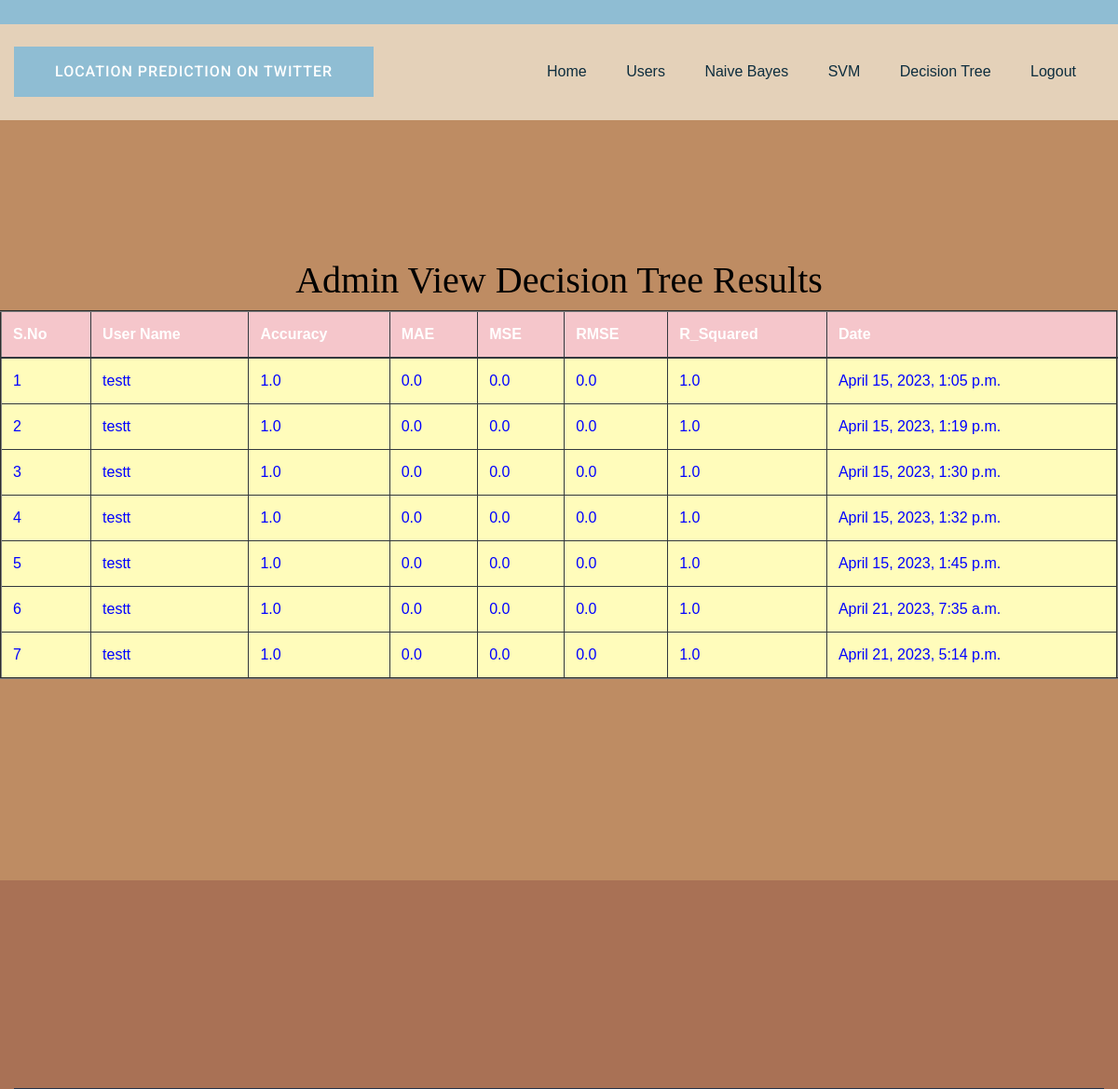
The app's page /AdminDecisionTree/, older data.
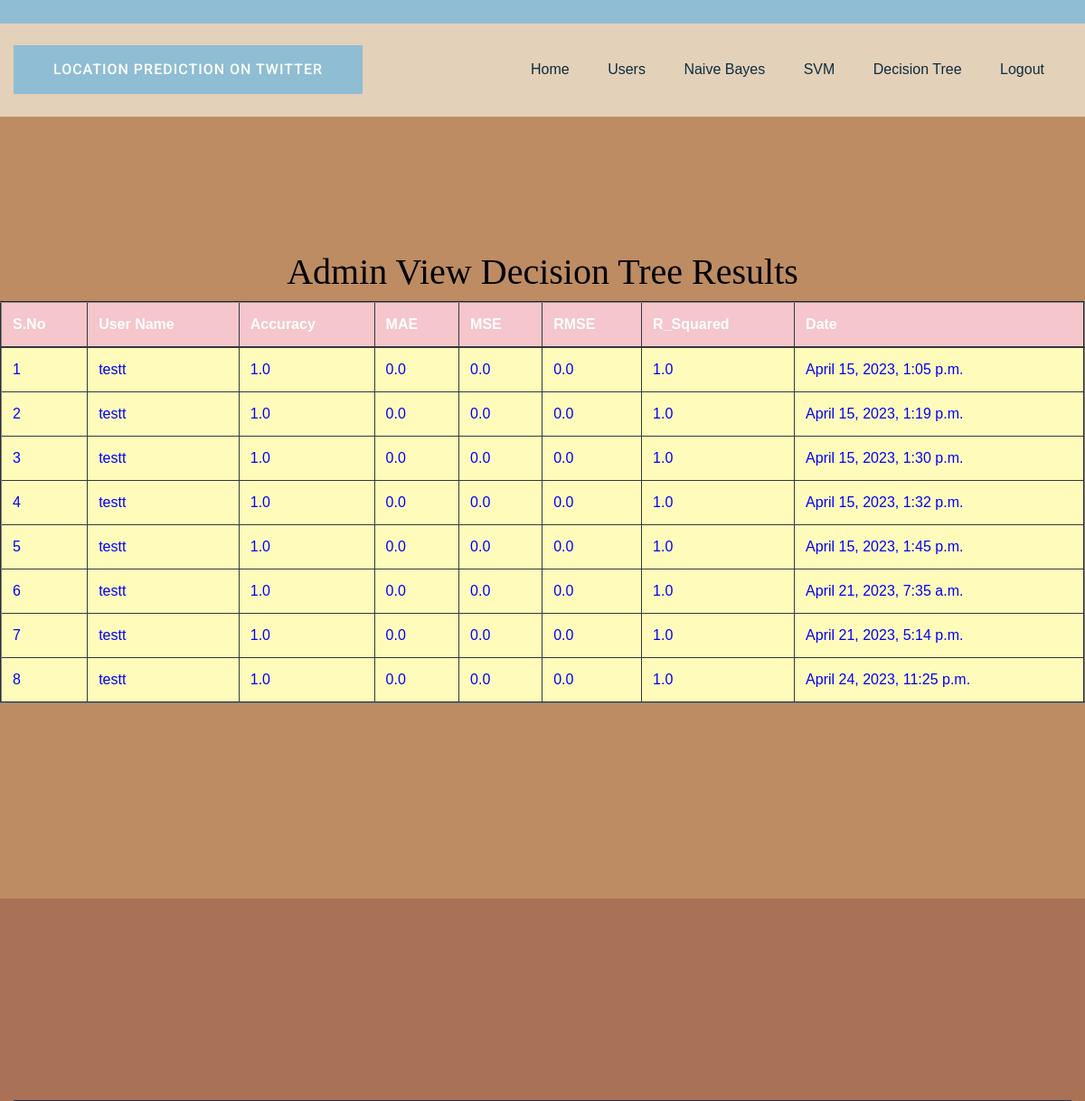
The same page, newer data.
### users/models.py (models this page shows, shortened)
class UserAlgorithmResultsModel(models.Model):
    username = models.CharField(max_length=100)
    algorithmname = models.CharField(max_length=100)
    accuracy = models.FloatField()
    mae = models.FloatField()
    mse = models.FloatField()
    rmse = models.FloatField()
    r_squared = models.FloatField()
    cdate = models.DateTimeField(auto_now_add=True)
    class Meta:
        db_table = "AlgorithmResults"

### admins/views.py (the view)
# urls.py: path("AdminDecisionTree/", admins.AdminDecisionTree, name="AdminDecisionTree"),
def AdminDecisionTree(request):
    data = UserAlgorithmResultsModel.objects.filter(algorithmname="Decision Tree")
    return render(request, 'admins/AdminDecisionTree.html', {'data': data})

### assets/templates/admins/AdminDecisionTree.html
{%extends 'admins/adminbase.html'%}
{%load static%}
{%block contents%}
    <div class="testimonial-area testimonial-padding" style="background-color:#BE8C63;">
        <div class="container ">
            <div class="row d-flex justify-content-center">
                                   <h1><font color="BLACK" style="font-family: fangsong;">Admin View Decision Tree Results</font></h1>
                                         <table border="2px" class="table table-hover table-dark">
                    <thead>
                    <tr class="table-danger">
                        <th scope="col">S.No</th>
                        <th scope="col">User Name</th>
                        <th scope="col">Accuracy</th>
                        <th scope="col">MAE</th>
                        <th scope="col">MSE</th>
                        <th scope="col">RMSE</th>
                        <th scope="col">R_Squared</th>
                        <th scope="col">Date</th>
                    </tr>
                    </thead>
                    <tbody>
                    {% for i in data %}
                    <tr scope="row" style="color: BLUE; background-color:#FFFCBB">
                        <td>{{forloop.counter}}</td>
                        <td>{{i.username}}</td>
                        <td>{{i.accuracy}}</td>
                        <td>{{i.mae}}</td>
                        <td>{{i.mse}}</td>
                        <td>{{i.rmse}}</td>
                        <td>{{i.r_squared}}</td>
                        <td>{{i.cdate}}</td>
                    </tr>
                    {% endfor %}
                    </tbody>
                </table>
            </div>
        </div>
    </div>
{%endblock%}

Row changes from the older to the newer data that the page shows:
added UserAlgorithmResultsModel: username "testt", accuracy "1.0", mae "0.0", mse "0.0", rmse "0.0", r_squared "1.0", cdate "April 24, 2023, 11:25 p.m."
